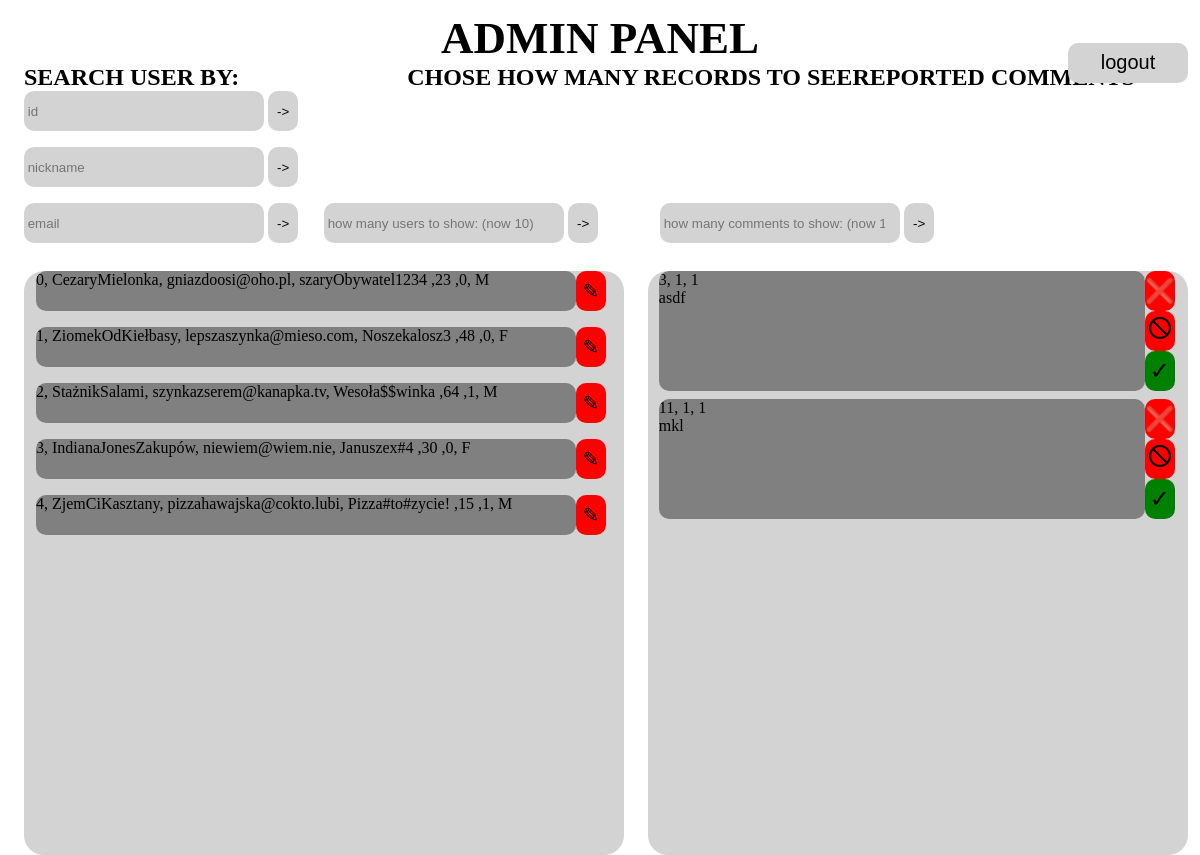
Page /admin_index on the committed database.
### main.py (models this page shows, shortened)
class User(UserMixin, db.Model):
    id = db.Column(db.Integer, primary_key=True)
    nickname = db.Column(db.String(NICKNAME_LENGTH_MAX))
    email = db.Column(db.String(EMAIL_LENGTH_MAX))
    password = db.Column(db.String(PASSWORD_LENGTH_MAX))
    age = db.Column(db.Integer)
    sex = db.Column(db.String(1))
    is_admin = db.Column(db.Integer)    #admin = 1, user = 0

class Comments(db.Model):
    id = db.Column(db.Integer, primary_key=True)
    user_id = db.Column(db.Integer)
    content = db.Column(db.String(EMAIL_LENGTH_MAX))
    how_many_reports = db.Column(db.Integer)
    product_id = db.Column(db.Integer)
    state=db.Column(db.Integer)
    date_of_deletion= db.Column(db.Date)
    how_many_likes = db.Column(db.Integer)

### main.py (the view)
@app.route("/admin_index")
def admin_index():
    first_x_users=User.query.limit(HOW_MANY_USERS_TO_SHOW).all()
    x=[]
    for i in first_x_users:
        x.append(i)
    records=[]
    records.append(x)
    reported_comments=Comments.query.filter(Comments.how_many_reports>0).order_by(desc(Comments.how_many_reports)).limit(HOW_MANY_REPORTED_COMMENTS_TO_SHOW).all()
    x=[]
    for i in reported_comments:
        x.append(i)
    records.append(x)
    records.append(HOW_MANY_USERS_TO_SHOW)
    records.append(HOW_MANY_REPORTED_COMMENTS_TO_SHOW)
    return render_template("admin_index.html",records=records)

### templates/admin_index.html (shortened to what this page needs)
<!DOCTYPE html>
<html lang="en">
<head>
</head>
<body>
    <h1>ADMIN PANEL</h1>
    <div>
        <h2 class="lh2">SEARCH USER BY:&nbsp;&nbsp;&nbsp;&nbsp;&nbsp;&nbsp;&nbsp;&nbsp;&nbsp;&nbsp;&nbsp;&nbsp;&nbsp;&nbsp;&nbsp;&nbsp;&nbsp;&nbsp;&nbsp;&nbsp;&nbsp;&nbsp;&nbsp;&nbsp;&nbsp;&nbsp;&nbsp;&nbsp;CHOSE HOW MANY RECORDS TO SEE</h2>
    <h2 class="rh2">REPORTED COMMENTS</h2>
    </div>
    <div class="options">
         <div class="chose user">
                <form action="/admin_search_user_by_id" method="post">
                    <input type="number" name="id" placeholder=" id">
                    <input class="go" type="submit" value="->">
                </form>
         </div>
    </div>
    <div class="options">
        <div class="chose user">
                <form action="/admin_search_user_by_nickname" method="post">
                    <input type="text" name="nickname" placeholder=" nickname">
                    <input class="go" type="submit" value="->">
                </form>
         </div>
    </div>
        <div class="options">
        <div class="chose user">
                <form action="/admin_search_user_by_email" method="post">
                    <input type="text" name="email" placeholder=" email">
                    <input class="go" type="submit" value="->">
                </form>
         </div>
          <div class="chose user">
                <form action="/admin_show_x_users" method="post">
                    <input type="number" name="how_many" placeholder=" how many users to show: (now {{records[2]}})">
                    <input class="go" type="submit" value="->">
                </form>
         </div>
            <div class="chose user far">
                <form action="/admin_show_x_comments" method="post">
                    <input type="number" name="how_many" placeholder=" how many comments to show: (now {{records[3]}})">
                    <input class="go" type="submit" value="->">
                </form>
         </div>
        </div>
    <div class="frame1">
    {% for record in records[0] %}
        <div class="separate1">
      <div class="ramka4form">
      <p>{{record.id}}, {{record.nickname}}, {{record.email}}, {{record.password}} ,{{record.age}} ,{{record.sex}}, {{record.is_admin}}</p>
      </div>
        <form action="/admin_search_user_by_id" method="post">
            <input class="edit" type="submit" value="&#9998;">
        </form>
        </div>
    {% endfor %}
    </div>
    <div class="frame2">
{% for record in records[1] %}
        <div class="separate2">
      <div class="ramka5form">
      <p>{{record.id}}, {{record.user_id}}, {{record.how_many_reports}}</p>
          <p>{{record.content}}</p>
      </div>
      <div class="options2">
                <form action="/admin_comment_delete" method="post">
                    <input class="delete" type="submit" value="&#10060;">
                </form>
              <form action="/admin_comment_delete_and_ban" method="post">
                    <input class="ban" type="submit" value="&#128711;">
                </form>
              <form action="/admin_comment_save" method="post">
                    <input class="save" type="submit" value="&#10003;">
                </form>
          </div>
        </div>
    {% endfor %}
    </div>
    <form action="/admin_logout" method="post">
        <input class="logout" type="submit" value="logout">
    </form>
</body>
</html>

### templates/admin_index.html (style rules this page uses)
* { border: 0; margin: 0; padding: 0; }
body { height: 100vh; width: 100vw; overflow: hidden; }
h1 { display: inline-block; margin-left: 50%; transform:translate(-50%); margin-top: 1%; font-size: 45px; }
.frame1,.frame2 { display: inline-block; width: 50%; height: 73%; float: left; margin-top: 1%; margin-left: 2%; background: lightgray; border-radius: 20px; overflow-y: auto; }
.frame2 { width: 45%; }
.logout { width: 10%; font-size: 20px; position: absolute; left: 89%; top: 5%; }
.lh2 { float: left; margin-left: 2%; }
.rh2 { margin-left: 68%; }
.ramka4form,.ramka5form { float: left; z-index: 3; height: 5vh; width: 45vw; background: gray; position: relative; border-radius: 10px; margin-bottom: 1vh; overflow: hidden; margin-left: 2%; }
.edit { width: 5%; background: red; font-size: 20px; }
.options { width: 100%; height: 7%; }
.chose { height: 100%; width: 23%; float: left; margin-left: 2%; }
.far { margin-left: 5%; }
.go { width: 11%; }
input { height: 5vh; width: 20vw; border-radius: 10px; background-color: lightgray; margin-bottom: 2vh; }
.options2 { float: right; height: 20%; width: 8%; }
.delete,.ban,.save { background: red; font-size: 150%; width: 70%; margin: 0; float: left; }
.save { background: green; }
.ramka5form { height: 15vh; width: 90%; overflow-y: auto; word-wrap: break-word; }

### rows in the picture
User: id "0", nickname "CezaryMielonka", email "gniazdoosi@oho.pl", password "szaryObywatel1234", age "23", sex "0", is_admin "M"
User: id "1", nickname "ZiomekOdKiełbasy", email "lepszaszynka@mieso.com", password "Noszekalosz3", age "48", sex "0", is_admin "F"
User: id "2", nickname "StażnikSalami", email "szynkazserem@kanapka.tv", password "Wesoła$$winka", age "64", sex "1", is_admin "M"
User: id "3", nickname "IndianaJonesZakupów", email "niewiem@wiem.nie", password "Januszex#4", age "30", sex "0", is_admin "F"
User: id "4", nickname "ZjemCiKasztany", email "pizzahawajska@cokto.lubi", password "Pizza#to#zycie!", age "15", sex "1", is_admin "M"
Comments: id "3", user_id "1", how_many_reports "1", content "asdf"
Comments: id "11", user_id "1", how_many_reports "1", content "mkl"
